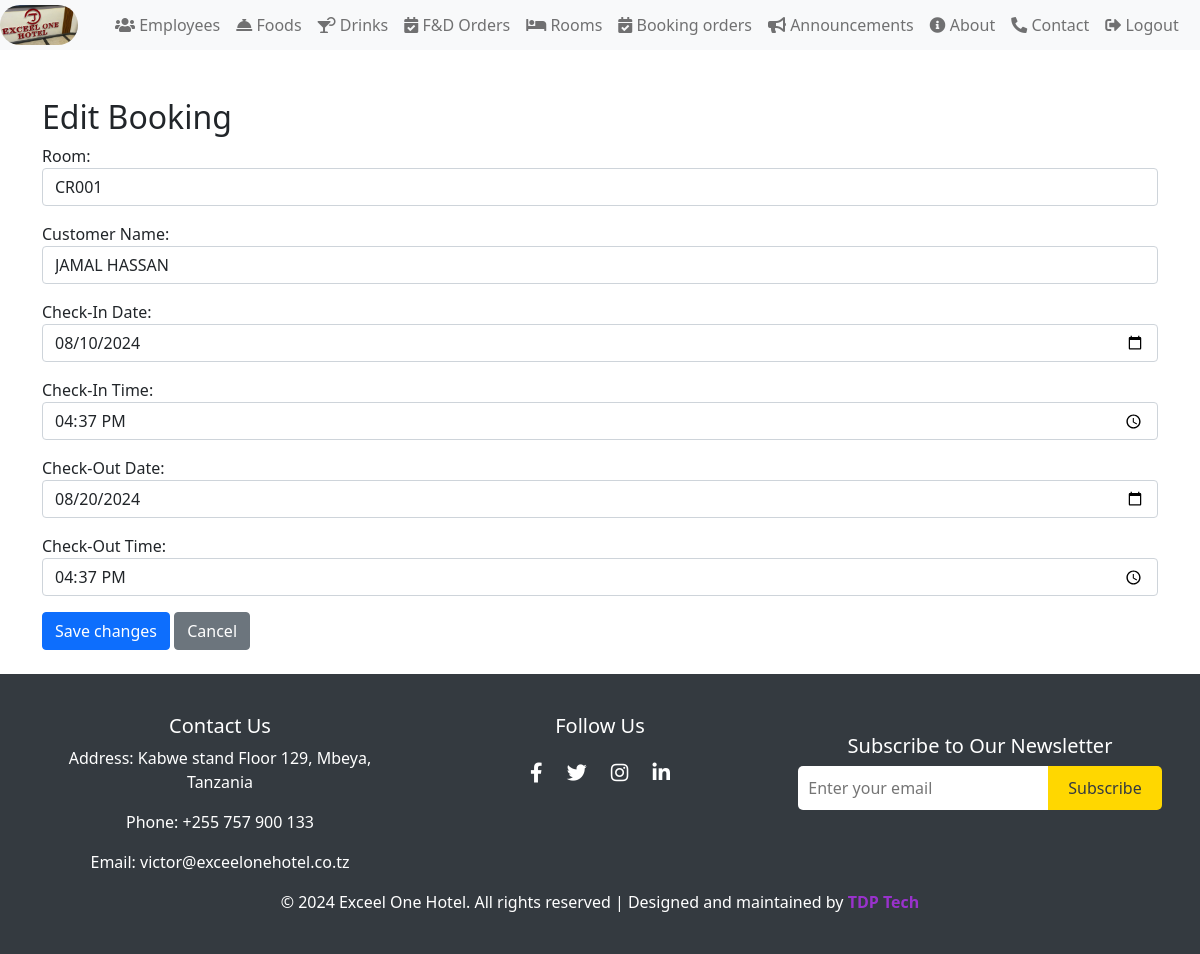
Screenshot of /Room/bookings/update/7/ (signed in) with the database file from the repository.
### RoomBookingApp/models.py (models this page shows, shortened)
class Booking(models.Model):
    STATUS_CHOICES = [
        ('pending', 'Pending'),
        ('confirmed', 'Confirmed'),
        ('checked_in', 'Checked-In'),
        ('checked_out', 'Checked-Out'),
        ('canceled', 'Canceled'),
    ]
    room = models.ForeignKey(Room, on_delete=models.CASCADE)
    customer_name = models.CharField(max_length=100)
    check_in_date = models.DateField()
    check_in_time = models.TimeField()
    check_out_date = models.DateField()
    check_out_time = models.TimeField()
    user = models.ForeignKey(User, on_delete=models.CASCADE, related_name='bookings')
    status = models.CharField(max_length=20, choices=STATUS_CHOICES, default='pending')

### RoomBookingApp/views.py (the view)
# urls.py: path('bookings/update/<int:pk>/', views.booking_update, name='booking_update'),
@login_required
def booking_update(request, pk):
    booking = get_object_or_404(Booking, pk=pk)
    if request.method == 'POST':
        form = BookingForm(request.POST, instance=booking)
        if form.is_valid():
            updated_booking = form.save(commit=False)
            if is_room_available(
                updated_booking.room,
                updated_booking.check_in_date,
                updated_booking.check_in_time,
                updated_booking.check_out_date,
                updated_booking.check_out_time
            ):
                updated_booking.save()
                return redirect('booking_list')
            else:
                form.add_error(None, "The room is not available for the selected dates and times.")
    else:
        form = BookingForm(instance=booking)
    return render(request, 'booking_update.html', {'form': form})

### RoomBookingApp/forms.py (shortened to what this page needs)
class BookingForm(forms.ModelForm):
    class Meta:
        model = Booking
        fields = ['room', 'customer_name', 'check_in_date', 'check_in_time', 'check_out_date', 'check_out_time']
        widgets = {
            'room': forms.Select(attrs={'class': 'form-control'}),
            'customer_name': forms.TextInput(attrs={'class': 'form-control', 'placeholder': 'Enter customer name'}),
            'check_in_date': forms.DateInput(attrs={'class': 'form-control', 'type': 'date'}),
            'check_in_time': forms.TimeInput(attrs={'class': 'form-control', 'type': 'time'}),
            'check_out_date': forms.DateInput(attrs={'class': 'form-control', 'type': 'date'}),
            'check_out_time': forms.TimeInput(attrs={'class': 'form-control', 'type': 'time'}),
        }
        labels = {
            'room': 'Room',
            'customer_name': 'Customer Name',
            'check_in_date': 'Check-In Date',
            'check_in_time': 'Check-In Time',
            'check_out_date': 'Check-Out Date',
            'check_out_time': 'Check-Out Time',
        }

### RoomBookingApp/models.py (called while the page is built)
    def __str__(self):
        return self.room_number

### RoomBookingApp/templates/booking_update.html (shortened to what this page needs)
{% extends 'base.html' %}
{% block content %}
<h2>Edit Booking</h2>
<form method="post">
    <div class="form-group">
        {{ form.as_p }}
    </div>
    <button type="submit" class="btn btn-primary">Save changes</button>
    <a href="{% url 'booking_list' %}" class="btn btn-secondary">Cancel</a>
</form>
{% endblock %}

### templates/base.html (style rules this page uses)
* { box-sizing: border-box; }

### rows the page displays
Booking: room "CR001", customer_name "JAMAL HASSAN", check_in_date "08/10/2024", check_in_time "16:37:00", check_out_date "08/20/2024", check_out_time "16:37:00"
